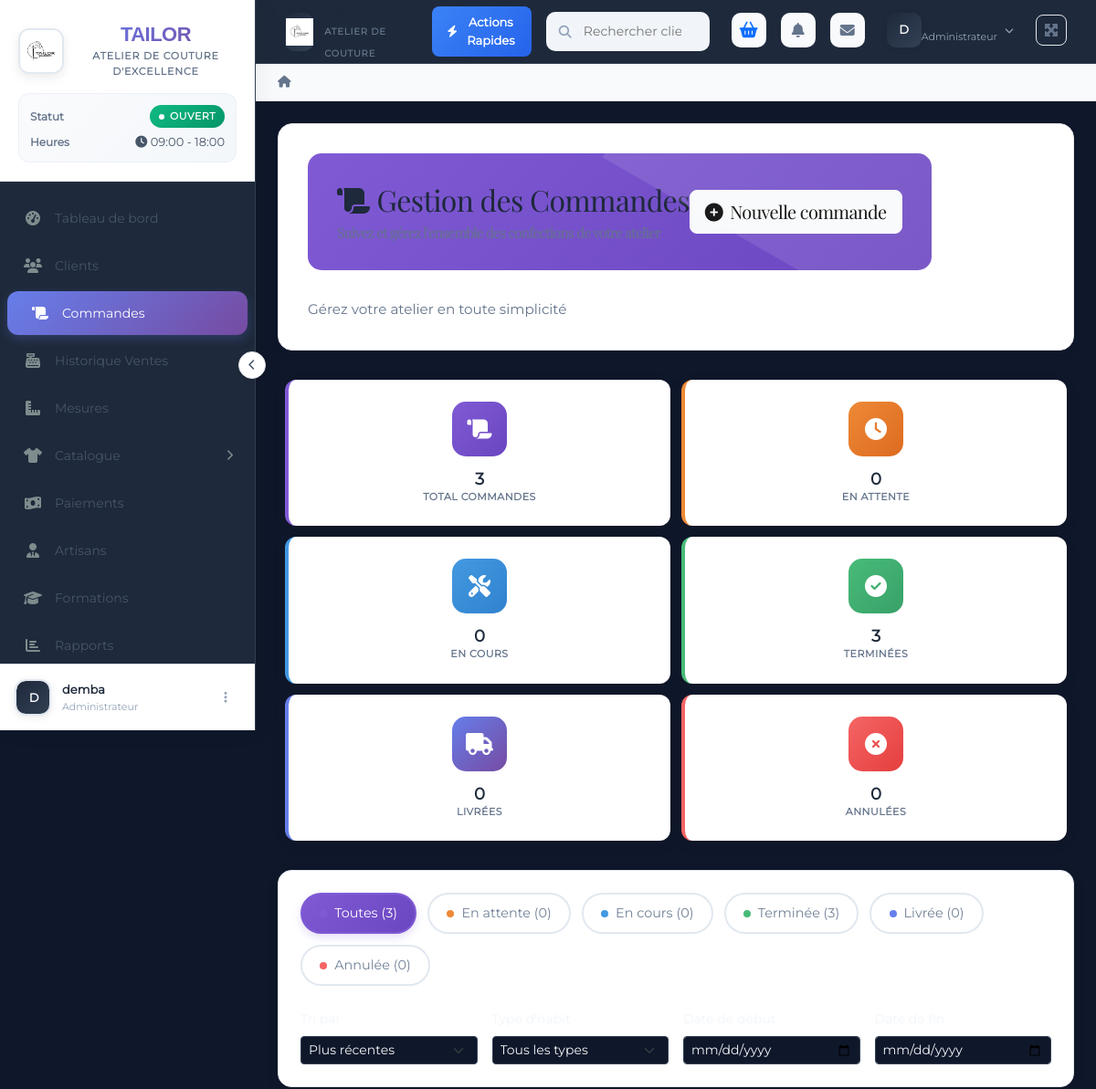
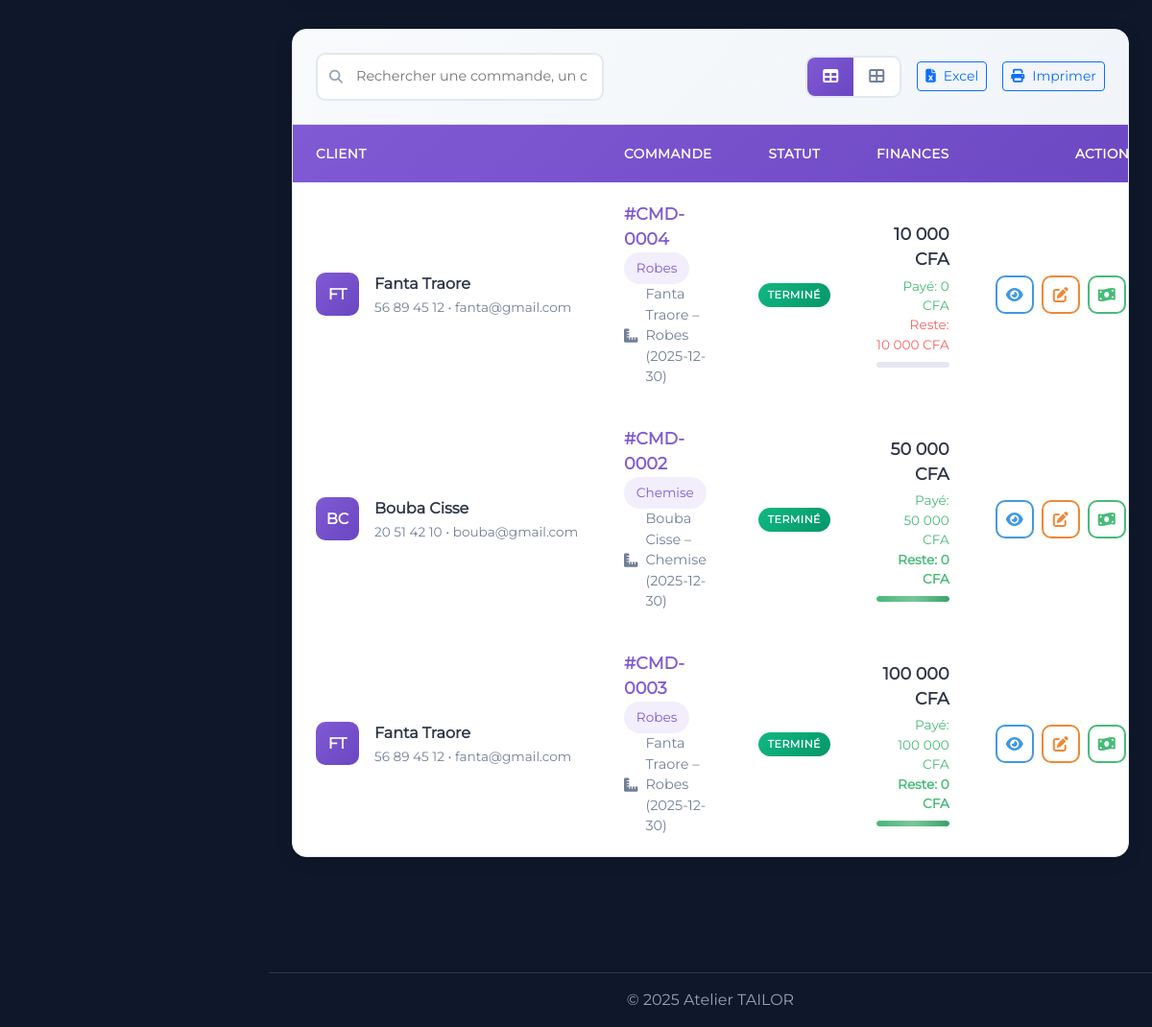
The page /commandes/ (signed in) on the database as committed earlier (2 pictures, top to bottom).
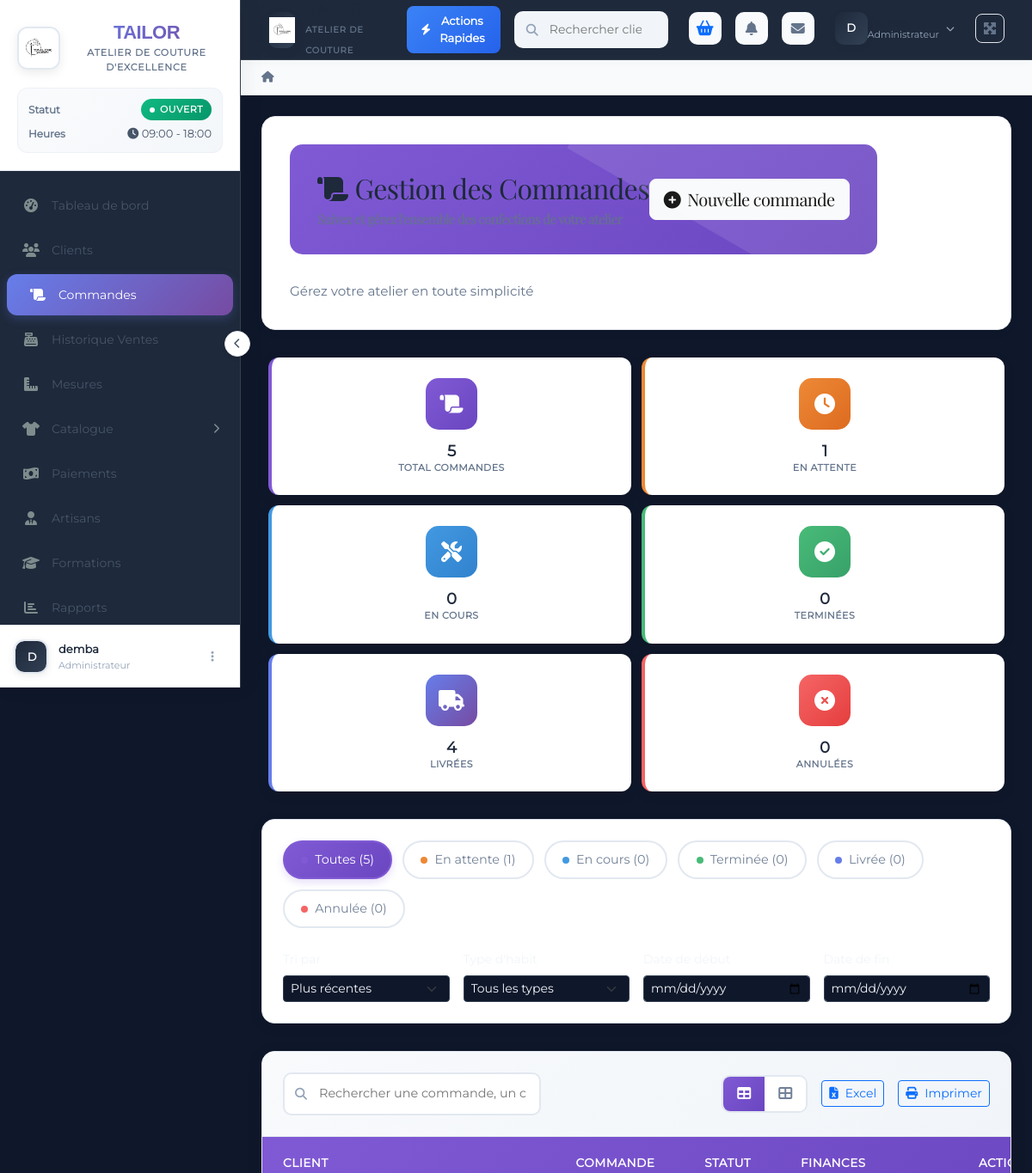
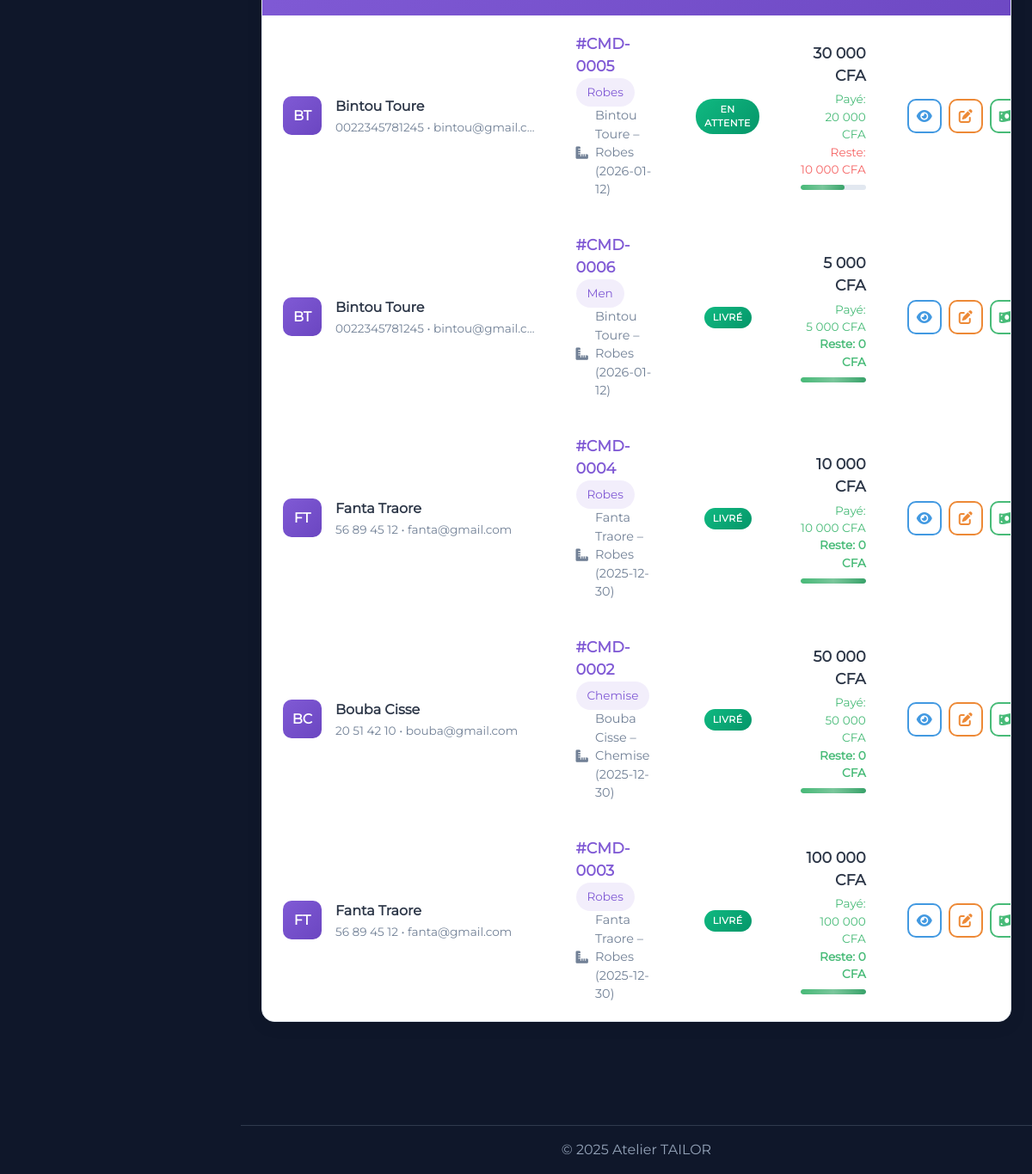
The same page on the database as committed later (2 pictures, top to bottom).
### apps/commandes/models.py (models this page shows, shortened)
class Commande(models.Model):
    STATUT_CHOICES = (
        ('en_attente', 'En attente'),
        ('encours', 'En cours'),
        ('termine', 'Terminé'),
        ('livre', 'Livré'),
        ('annule', 'Annulé'),
    )
    id = models.AutoField(primary_key=True)
    client = models.ForeignKey(Client, on_delete=models.CASCADE, related_name='commandes')
    mesure = models.ForeignKey(Mesure, on_delete=models.SET_NULL, null=True, blank=True)
    type_habit = models.ForeignKey(TypeHabit, on_delete=models.SET_NULL, null=True, blank=True)
    modele = models.ForeignKey(Modele, on_delete=models.SET_NULL, null=True, blank=True)
    tissu = models.ForeignKey(Tissu, on_delete=models.SET_NULL, null=True, blank=True)
    date_commande = models.DateField(auto_now_add=True)
    date_livraison = models.DateField(null=True, blank=True)
    statut = models.CharField(max_length=20, choices=STATUT_CHOICES, default='encours')
    prix_total = models.DecimalField(max_digits=10, decimal_places=0)
    avance = models.DecimalField(max_digits=10, decimal_places=0, default=0, null=True, blank=True) # type: ignore
    reste_a_payer = models.DecimalField(max_digits=10, decimal_places=0, default=0, null=True, blank=True) # type: ignore
    note = models.TextField(blank=True)
    class Meta:
        ordering = ['-date_commande']
    def get_montant_paye(self):
        total = self.paiements.aggregate( # type: ignore
            total=Sum('montant')
        )['total']
        return total or Decimal('0.00')
    def get_reste_a_payer(self):
        montant_paye = self.get_montant_paye()
        return self.prix_total - montant_paye

### apps/clients/models.py (models this page shows, shortened)
class Client(models.Model):
    GENRE_CHOICES = (
        ('M', 'Homme'),
        ('F', 'Femme'),
    )
    prenom = models.CharField(max_length=100)
    nom = models.CharField(max_length=100)
    genre = models.CharField(
        max_length=1,
        choices=GENRE_CHOICES,
        blank=True,
        null=True
    )
    telephone = models.CharField(max_length=20, unique=True)
    email = models.EmailField(blank=True, null=True)
    adresse = models.TextField(blank=True)
    note = models.TextField(
        blank=True,
        help_text="Informations particulières sur le client"
    )
    profession = models.CharField(max_length=100, blank=True)
    date_naissance = models.DateField(null=True, blank=True)
    source = models.CharField(
        max_length=50,
        blank=True,
        help_text="Origine du client (recommandation, Web, publicité, etc.)"
    )
    photo = models.ImageField(upload_to='clients/', null=True, blank=True)
    is_active = models.BooleanField(default=True)
    created_at = models.DateTimeField(auto_now_add=True)
    updated_at = models.DateTimeField(auto_now=True)
    class Meta:
        ordering = ['nom', 'prenom']
        verbose_name = "Client"
        verbose_name_plural = "Clients"
    def __str__(self):
        return f"{self.prenom} {self.nom}"

### apps/catalogue/models.py (models this page shows)
class TypeHabit(models.Model):
    nom = models.CharField(max_length=50, unique=True)  # Chemise, Pantalon, Robe, etc.
    description = models.TextField(blank=True, null=True)
    prix_standard = models.DecimalField(max_digits=10, decimal_places=0)
    image = models.ImageField(upload_to='catalogue/habits/', blank=True, null=True)
    class Meta:
        verbose_name = "Type d'habit"
        verbose_name_plural = "Types d'habits"
        ordering = ['nom']
    def __str__(self):
        return self.nom

### apps/mesures/models.py (models this page shows, shortened)
class Mesure(models.Model):
    client = models.ForeignKey(Client, on_delete=models.CASCADE, related_name='mesures')
    type_habit = models.ForeignKey(TypeHabit, on_delete=models.SET_NULL, null=True)
    date_mesure = models.DateField(auto_now_add=True)
    tour_poitrine = models.FloatField(null=True, blank=True)
    tour_taille = models.FloatField(null=True, blank=True)
    tour_hanche = models.FloatField(null=True, blank=True)
    epaule = models.FloatField(null=True, blank=True)
    longueur_dos = models.FloatField(null=True, blank=True)
    manche_longue = models.FloatField(null=True, blank=True)
    manche_courte = models.FloatField(null=True, blank=True)
    tour_bras = models.FloatField(null=True, blank=True)
    longueur_jambe = models.FloatField(null=True, blank=True)
    tour_cuisse = models.FloatField(null=True, blank=True)
    tour_mollet = models.FloatField(null=True, blank=True)
    longueur_pantalon = models.FloatField(null=True, blank=True)
    longueur_bras = models.FloatField(null=True, blank=True)
    hauteur_taille = models.FloatField(null=True, blank=True)
    largeur_epaule = models.FloatField(null=True, blank=True)
    longueur_epaule = models.FloatField(null=True, blank=True)
    encolure = models.FloatField(null=True, blank=True)
    hauteur_poitrine = models.FloatField(null=True, blank=True)
    largeur_dos = models.FloatField(null=True, blank=True)
    tour_poignet = models.FloatField(null=True, blank=True)
    hauteur_genou = models.FloatField(null=True, blank=True)
    date_prise_mesure = models.DateField(null=True, blank=True)
    date_modification = models.DateField(null=True, blank=True, auto_now=True)
    mesureur = models.CharField(max_length=100, blank=True)
    note = models.TextField(blank=True)
    class Meta:
        ordering = ['-date_mesure']
    def __str__(self):
        return f"{self.client} – {self.type_habit} ({self.date_mesure})"

### apps/commandes/views.py (the view)
# urls.py: path('', commande_list, name='commande_list'),
@login_required
def commande_list(request):
    commandes = Commande.objects.all()
    context = {
        'commandes': commandes,
        'commandes_count': commandes.count(),
        'commandes_en_attente': commandes.filter(statut='en_attente').count(),
        'commandes_encours': commandes.filter(statut='encours').count(),
        'commandes_termine': commandes.filter(statut='termine').count(),
        'commandes_livre': commandes.filter(statut='livre').count(),
        'commandes_annule': commandes.filter(statut='annule').count(),
    }
    return render(request, 'commandes/commande_list.html', context)

### apps/core/context_processors.py (called while the page is built)
def notifications_processor(request):
    if request.user.is_authenticated:
        unread_notifications = Notification.objects.filter(user=request.user, is_read=False)
        return {
            'notifications_count': unread_notifications.count(),
            'recent_notifications': unread_notifications[:5]
        }
    return {
        'notifications_count': 0,
        'recent_notifications': []
    }

### apps/messagerie/context_processors.py (called while the page is built)
def unread_messages_count(request):
    if request.user.is_authenticated:
        try:
            personnel_profile = request.user.personnel_profile
            unread_count = Message.objects.filter(recipient=personnel_profile, is_read=False).count()
            recent_messages = Message.objects.filter(recipient=personnel_profile).order_by('-created_at')[:5]
            return {
                'unread_messages_count': unread_count,
                'recent_user_messages': recent_messages
            }
        except Personnel.DoesNotExist:
            pass
    return {
        'unread_messages_count': 0,
        'recent_user_messages': []
    }

### apps/panier/cart.py (called while the page is built)
    def __len__(self):
        return sum(item['quantity'] for item in self.cart['items'].values())

### apps/commandes/templates/commandes/commande_list.html (shortened to what the changed rows need)
{% extends "base.html" %}
{% load static %}
{% load humanize %}
{% block page_title %}
<div class="orders-header">
    <div class="d-flex justify-content-between align-items-center">
        <div>
            <h1 class="h2 mb-2">
                <i class="fas fa-scroll me-2"></i>Gestion des Commandes
            </h1>
        </div>
        <div>
        </div>
    </div>
</div>
{% endblock %}
{% block content %}
<div class="stats-grid">
    <div class="stat-card-order all">
        <div class="stat-icon-circle all">
            <i class="fas fa-scroll"></i>
        </div>
        <div class="stat-number">{{ commandes_count|default:0 }}</div>
        <div class="stat-label">Total commandes</div>
    </div>
    <div class="stat-card-order pending">
        <div class="stat-icon-circle pending">
            <i class="fas fa-clock"></i>
        </div>
        <div class="stat-number">{{ commandes_en_attente|default:0 }}</div>
        <div class="stat-label">En attente</div>
    </div>
    <div class="stat-card-order completed">
        <div class="stat-icon-circle completed">
            <i class="fas fa-check-circle"></i>
        </div>
        <div class="stat-number">{{ commandes_termine|default:0 }}</div>
        <div class="stat-label">Terminées</div>
    </div>
    <div class="stat-card-order delivered">
        <div class="stat-icon-circle delivered">
            <i class="fas fa-truck"></i>
        </div>
        <div class="stat-number">{{ commandes_livre|default:0 }}</div>
        <div class="stat-label">Livrées</div>
    </div>
</div>
<div class="filters-section">
    <div class="status-filters">
        <span class="status-filter active" data-status="all">
            <span class="filter-dot" style="background: #805ad5;"></span>
            Toutes ({{ commandes_count|default:0 }})
        </span>
        <span class="status-filter" data-status="en_attente">
            <span class="filter-dot" style="background: #ed8936;"></span>
            En attente ({{ commandes_en_attente|default:0 }})
        </span>
        <span class="status-filter" data-status="encours">
            <span class="filter-dot" style="background: #4299e1;"></span>
            En cours ({{ commandes_encours|default:0 }})
        </span>
        <span class="status-filter" data-status="termine">
            <span class="filter-dot" style="background: #48bb78;"></span>
            Terminée ({{ commandes_termine|default:0 }})
        </span>
        <span class="status-filter" data-status="livre">
            <span class="filter-dot" style="background: #667eea;"></span>
            Livrée ({{ commandes_livres|default:0 }})
        </span>
        <span class="status-filter" data-status="annule">
            <span class="filter-dot" style="background: #f56565;"></span>
            Annulée ({{ commandes_annule|default:0 }})
        </span>
    </div>
</div>
<div class="orders-table-container">
    <div id="tableView">
        {% if commandes %}
        <div class="table-responsive">
            <table class="orders-table">
                <thead>
                    <tr>
                        <th class="text-start ps-4">Client</th>
                        <th class="text-start">Commande</th>
                        <th class="text-center">Statut</th>
                        <th class="text-center">Finances</th>
                        <th class="text-center pe-4">Actions</th>
                    </tr>
                </thead>
                <tbody>
                    {% for commande in commandes %}
                    <tr class="order-row" data-status="{{ commande.statut }}" data-type="{{ commande.type_habit|lower }}">
                        <td class="text-start ps-4">
                            <div class="client-info">
                                <div class="client-avatar">
                                    {{ commande.client.prenom|first|upper }}{{ commande.client.nom|first|upper }}
                                </div>
                                <div class="client-details">
                                    <div class="client-name">{{ commande.client.prenom }} {{ commande.client.nom }}</div>
                                    <div class="client-contact">
                                        {{ commande.client.telephone }}
                                        {% if commande.client.email %}
                                        • {{ commande.client.email|truncatechars:15 }}
                                        {% endif %}
                                    </div>
                                </div>
                            </div>
                        </td>
                        <td class="text-start">
                            <div class="order-number">#CMD-{{ commande.numero|default:commande.id|stringformat:"04d" }}</div>
                            <div class="order-type">{{ commande.type_habit|default:"N/A" }}</div>
                            <div class="order-measures">
                                <i class="fas fa-ruler-combined"></i>
                                {{ commande.mesure|default:"N/A" }}
                            </div>
                        </td>
                        <td class="text-center">
                            <span class="status-badge status-badge-{{ commande.statut }}">
                                {{ commande.get_statut_display }}
                            </span>
                        </td>
                        <td class="text-center">
                            <div class="finance-info">
                                <div class="order-total">{{ commande.prix_total|floatformat:0|intcomma }} CFA</div>
                                <div class="payment-status">
                                    <span class="payment-paid">Payé: {{ commande.get_montant_paye|floatformat:0|intcomma }} CFA</span>
                                    <br>
                                    <span class="{% if commande.get_reste_a_payer > 0 %}payment-pending{% else %}payment-complete{% endif %}">
                                        Reste: {{ commande.get_reste_a_payer|floatformat:0|intcomma }} CFA
                                    </span>
                                </div>
                                <div class="progress-indicator">
                                    {% with total=commande.prix_total paye=commande.get_montant_paye|default:0 %}
                                    {% if total > 0 %}
                                    <div class="progress-bar" style="width: {% widthratio paye total 100 %}%"></div>
                                    {% endif %}
                                    {% endwith %}
                                </div>
                            </div>
                        </td>
                        <td class="text-center pe-4">
                            <div class="action-buttons">
                                <a href="{% url 'commandes:commande_detail' commande.id %}" class="action-btn view" title="Voir détails">
                                    <i class="fas fa-eye"></i>
                                </a>
                                <a href="{% url 'commandes:commande_update' commande.id %}" class="action-btn edit" title="Modifier">
                                    <i class="fas fa-edit"></i>
                                </a>
                                <a href="{% url 'paiements:paiement_create' %}?commande={{ commande.id }}" class="action-btn payment" title="Ajouter paiement">
                                    <i class="fas fa-money-bill-wave"></i>
                                </a>
                            </div>
                        </td>
                    </tr>
                    {% endfor %}
                </tbody>
            </table>
        </div>
        {% endif %}
    </div>
</div>
{% endblock %}
{% block extra_js %}
<link rel="stylesheet" href="{% static 'vendor/animate/animate.min.css' %}">
{% endblock %}

Rows that differ between the two databases and show on the page:
added Commande: client.prenom|first "B", client.nom|first "T", client.prenom "Bintou", client.nom "Toure", client.telephone "0022345781245", client.email "bintou@gmail.c…", numero "0005", type_habit "Robes", mesure "Bintou Toure – Robes (2026-01-12)", statut "EN ATTENTE", prix_total "30 000", get_montant_paye "20 000", get_reste_a_payer "10 000"
added Commande: client.prenom|first "B", client.nom|first "T", client.prenom "Bintou", client.nom "Toure", client.telephone "0022345781245", client.email "bintou@gmail.c…", numero "0006", type_habit "Men", mesure "Bintou Toure – Robes (2026-01-12)", statut "LIVRÉ", prix_total "5 000", get_montant_paye "5 000", get_reste_a_payer "0"
changed Commande "0004": statut "TERMINÉ" → "LIVRÉ"; get_montant_paye "0" → "10 000"; get_reste_a_payer "10 000" → "0"
changed Commande "Bouba": statut "TERMINÉ" → "LIVRÉ"
changed Commande "0003": statut "TERMINÉ" → "LIVRÉ"
Other text that changed with them:
{{ commandes_count|default:0 }}: "3" → "5"
{{ commandes_en_attente|default:0 }}: "0" → "1"
{{ commandes_termine|default:0 }}: "3" → "0"
{{ commandes_livre|default:0 }}: "0" → "4"
